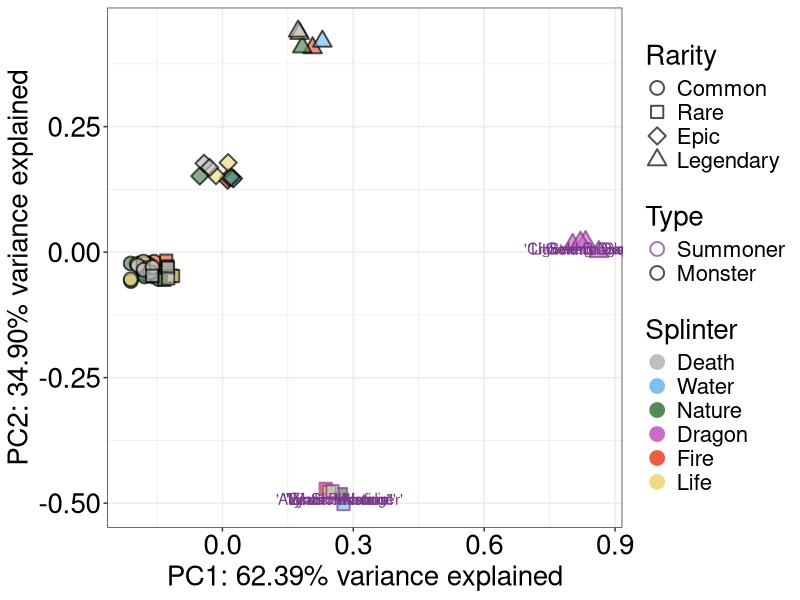

The R source for this figure: (Note: this script raises an error after producing the figure.)
library(here)     # handle paths to data and output
library(readr)    # read CSV file
library(dplyr)    # easy data manipulation
library(cluster)  # for Gower distance and daisy 
library(ape)      # ordination
library(ggplot2)  # plotting
library(ggrepel)  # labelling points
library(Cairo)    # nicer looking plots on Win

# get our list of non-foil cards
raw_cards <-read_csv(here("data/cardlist.csv"))
# Translate card type to a numeric code
typeCodes <- data.frame(Type=c("Summoner","Monster"),typeCode=c(0.25,5))
# Translate rarity to a numeric code
rarityCodes <- data.frame(Rarity=c("Common","Rare","Epic","Legendary"),
                          rarityCode=c(1,4.4,28,66.6))

# Creates a data frame with all the info we need to ordinate
cards <- raw_cards %>% mutate(Splinter=factor(Splinter)) %>%
                       inner_join(typeCodes) %>% 
                       inner_join(rarityCodes) %>% 
                       dplyr::select(Name, rarityCode, typeCode, Splinter)  

# Compute a pairwise gower distances for card pairs, using Gower distance
# and adjusting weights so Splinter isn't overwhelming
gower_dist <- daisy(cards[, -1],
                    metric = "gower",
                    type = list(nominal=3),
                    weights = c(1,1,0.5))

gower_mat <- as.matrix(gower_dist)

# Create a pcoa ordination using the distance matrix
cord <- pcoa(gower_dist, correction="none", rn=NULL)

# create a data frame consisting of card names and their locations on the
# first two ordination axes, for plotting
orded<-data.frame(x=cord$vectors[,1],y=cord$vectors[,2])
neword<-cbind(cards,orded)

p <- ggplot(subset(neword),aes(x=x,y=y,
                               fill=factor(Splinter),
                               color=factor(typeCode),
                               shape=factor(rarityCode))) +
  theme_bw() +
  theme(text = element_text(size=20,color="Black"),
        axis.text.x  = element_text(size=20,color="Black"),
        axis.text.y  = element_text(size=20,color="Black"),
        axis.title.x  = element_text(size=20,color="Black"),
        axis.title.y  = element_text(size=20,color="Black")) +
  xlab(sprintf(fmt="PC1: %.2f%% variance explained",
               cord$values$Relative_eig[1]*100) ) +
  ylab(sprintf(fmt="PC2: %.2f%% variance explained",
               cord$values$Relative_eig[2]*100) ) +
  geom_jitter(size=4,width=0.04,height=0.02,stroke=1,alpha=0.7) +
  scale_shape_manual(values = c(21, 22, 23, 24),
                            breaks = c(1,4.4,28,66.6),
                            labels = c("Common","Rare","Epic","Legendary")) +
  scale_fill_manual(values = c("Grey", "Skyblue2", "palegreen4", "orchid3", 
                               "Tomato2","lightgoldenrod2"),
                               breaks = c( "Black", "Blue","Green","Purple",
                                           "Red","White"),
                               labels = c("Death","Water","Nature","Dragon",
                                          "Fire","Life")) +
  guides(fill=guide_legend(title="Splinter",
                           override.aes=list(alpha=1,
                           colour=c(Death="Grey",Water="Skyblue2",
                                   Nature="palegreen4",
                                   Dragon="orchid3",
                                   Fire="Tomato2",
                                   Life="lightgoldenrod2")))) +

  scale_color_manual(values = c("Mediumorchid4", "Black"),
                            breaks = c(0.25,5),
                            labels = c("Summoner","Monster")) +
  guides(shape=guide_legend(title="Rarity")) +
  guides(color=guide_legend(title="Type",
                            override.aes=list(
                              fill=c(Summoner="White",Monster="White"),
                              shape=21,label=""))) +
#  geom_text_repel(data=subset(neword,typeCode==0.25),
#                          aes(label=Name),
#                          xlim  = c(-0.25,0.0),
#                          ylim = c(-0.25,-1.0)) +
  geom_text(data=subset(neword,typeCode==0.25), aes(label=Name))

p
CairoWin()
p<-ggplot(subset(neword,Splinter=="Purple"),aes(x=x,y=y,shape=factor(typeCode),color=factor(rarityCode)))
p <- p+geom_point()
p
p<-ggplot(neword,aes(x=x,y=y,shape=factor(typeCode),color=factor(rarityCode)))
p <- p+geom_point()
p

skills <- data.frame(skill1=rbinom(59, 1, 0.1),
           skill2=rbinom(59, 1, 0.2),
           skill3=rbinom(59, 1, 0.1),
           skill4=rbinom(59, 1, 0.1),
           skill5=rbinom(59, 1, 0.05))
cskill <- cbind(cards,skills)

gower_dist_skills<- daisy(cskill[, -1],
                    metric = "gower",
                    type = list(nominal=3),
                    weights = c(1,1,0.1,1,1,1,1,3))

cordskill <- pcoa(gower_dist_skills, correction="none", rn=NULL)
biplot(cordskill)
x=cordskill$vectors[,1]
y=cordskill$vectors[,2]
